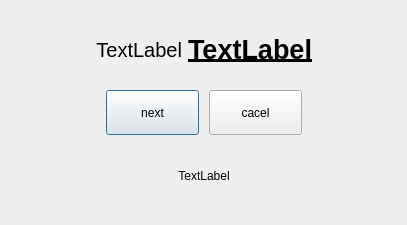
<?xml version="1.0" encoding="UTF-8"?>
<ui version="4.0">
 <class>mCorrectionDlg</class>
 <widget class="QDialog" name="mCorrectionDlg">
  <property name="geometry">
   <rect>
    <x>0</x>
    <y>0</y>
    <width>407</width>
    <height>225</height>
   </rect>
  </property>
  <property name="windowTitle">
   <string>Dialog</string>
  </property>
  <layout class="QGridLayout" name="gridLayout">
   <item row="1" column="0">
    <spacer name="horizontalSpacer">
     <property name="orientation">
      <enum>Qt::Horizontal</enum>
     </property>
     <property name="sizeHint" stdset="0">
      <size>
       <width>39</width>
       <height>20</height>
      </size>
     </property>
    </spacer>
   </item>
   <item row="0" column="1">
    <spacer name="verticalSpacer_2">
     <property name="orientation">
      <enum>Qt::Vertical</enum>
     </property>
     <property name="sizeType">
      <enum>QSizePolicy::Fixed</enum>
     </property>
     <property name="sizeHint" stdset="0">
      <size>
       <width>20</width>
       <height>10</height>
      </size>
     </property>
    </spacer>
   </item>
   <item row="2" column="1" colspan="3">
    <layout class="QHBoxLayout" name="horizontalLayout">
     <property name="spacing">
      <number>10</number>
     </property>
     <property name="leftMargin">
      <number>10</number>
     </property>
     <property name="topMargin">
      <number>6</number>
     </property>
     <property name="rightMargin">
      <number>10</number>
     </property>
     <property name="bottomMargin">
      <number>6</number>
     </property>
     <item>
      <widget class="QPushButton" name="mOpBtn">
       <property name="sizePolicy">
        <sizepolicy hsizetype="Minimum" vsizetype="Preferred">
         <horstretch>0</horstretch>
         <verstretch>0</verstretch>
        </sizepolicy>
       </property>
       <property name="minimumSize">
        <size>
         <width>0</width>
         <height>35</height>
        </size>
       </property>
       <property name="text">
        <string>next</string>
       </property>
      </widget>
     </item>
     <item>
      <widget class="QPushButton" name="mCacel">
       <property name="sizePolicy">
        <sizepolicy hsizetype="Minimum" vsizetype="Preferred">
         <horstretch>0</horstretch>
         <verstretch>0</verstretch>
        </sizepolicy>
       </property>
       <property name="text">
        <string>cacel</string>
       </property>
      </widget>
     </item>
    </layout>
   </item>
   <item row="1" column="1" colspan="3">
    <layout class="QHBoxLayout" name="horizontalLayout_2">
     <item>
      <widget class="QLabel" name="mTipLab">
       <property name="font">
        <font>
         <pointsize>15</pointsize>
        </font>
       </property>
       <property name="layoutDirection">
        <enum>Qt::LeftToRight</enum>
       </property>
       <property name="text">
        <string>TextLabel</string>
       </property>
       <property name="alignment">
        <set>Qt::AlignRight|Qt::AlignTrailing|Qt::AlignVCenter</set>
       </property>
      </widget>
     </item>
     <item>
      <widget class="QLabel" name="mStartLab">
       <property name="font">
        <font>
         <pointsize>20</pointsize>
         <bold>true</bold>
         <underline>true</underline>
        </font>
       </property>
       <property name="styleSheet">
        <string notr="true"/>
       </property>
       <property name="text">
        <string>TextLabel</string>
       </property>
       <property name="alignment">
        <set>Qt::AlignCenter</set>
       </property>
      </widget>
     </item>
    </layout>
   </item>
   <item row="1" column="4">
    <spacer name="horizontalSpacer_2">
     <property name="orientation">
      <enum>Qt::Horizontal</enum>
     </property>
     <property name="sizeHint" stdset="0">
      <size>
       <width>39</width>
       <height>20</height>
      </size>
     </property>
    </spacer>
   </item>
   <item row="3" column="1">
    <widget class="QLabel" name="label">
     <property name="sizePolicy">
      <sizepolicy hsizetype="Minimum" vsizetype="Minimum">
       <horstretch>0</horstretch>
       <verstretch>0</verstretch>
      </sizepolicy>
     </property>
     <property name="minimumSize">
      <size>
       <width>55</width>
       <height>55</height>
      </size>
     </property>
     <property name="styleSheet">
      <string notr="true">image: url(:/img/sanjiao.png);</string>
     </property>
     <property name="text">
      <string/>
     </property>
     <property name="alignment">
      <set>Qt::AlignRight|Qt::AlignTrailing|Qt::AlignVCenter</set>
     </property>
    </widget>
   </item>
   <item row="3" column="2">
    <widget class="QLabel" name="mWarningLab">
     <property name="text">
      <string>TextLabel</string>
     </property>
     <property name="textFormat">
      <enum>Qt::PlainText</enum>
     </property>
     <property name="alignment">
      <set>Qt::AlignCenter</set>
     </property>
    </widget>
   </item>
   <item row="4" column="3">
    <spacer name="verticalSpacer">
     <property name="orientation">
      <enum>Qt::Vertical</enum>
     </property>
     <property name="sizeType">
      <enum>QSizePolicy::Fixed</enum>
     </property>
     <property name="sizeHint" stdset="0">
      <size>
       <width>20</width>
       <height>10</height>
      </size>
     </property>
    </spacer>
   </item>
  </layout>
 </widget>
 <resources/>
 <connections/>
</ui>
